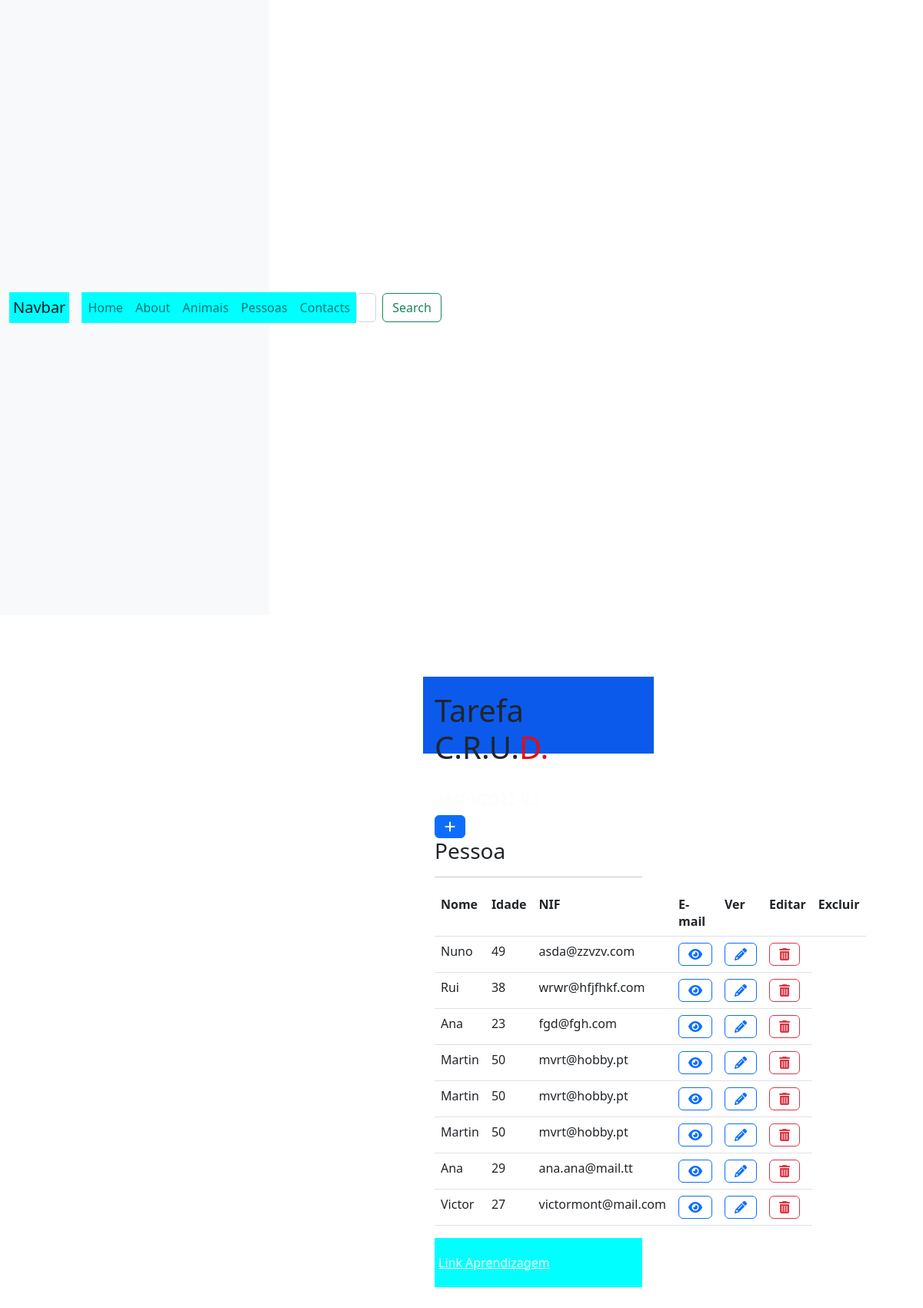
Before: /pessoa/lista/ with the older database file.
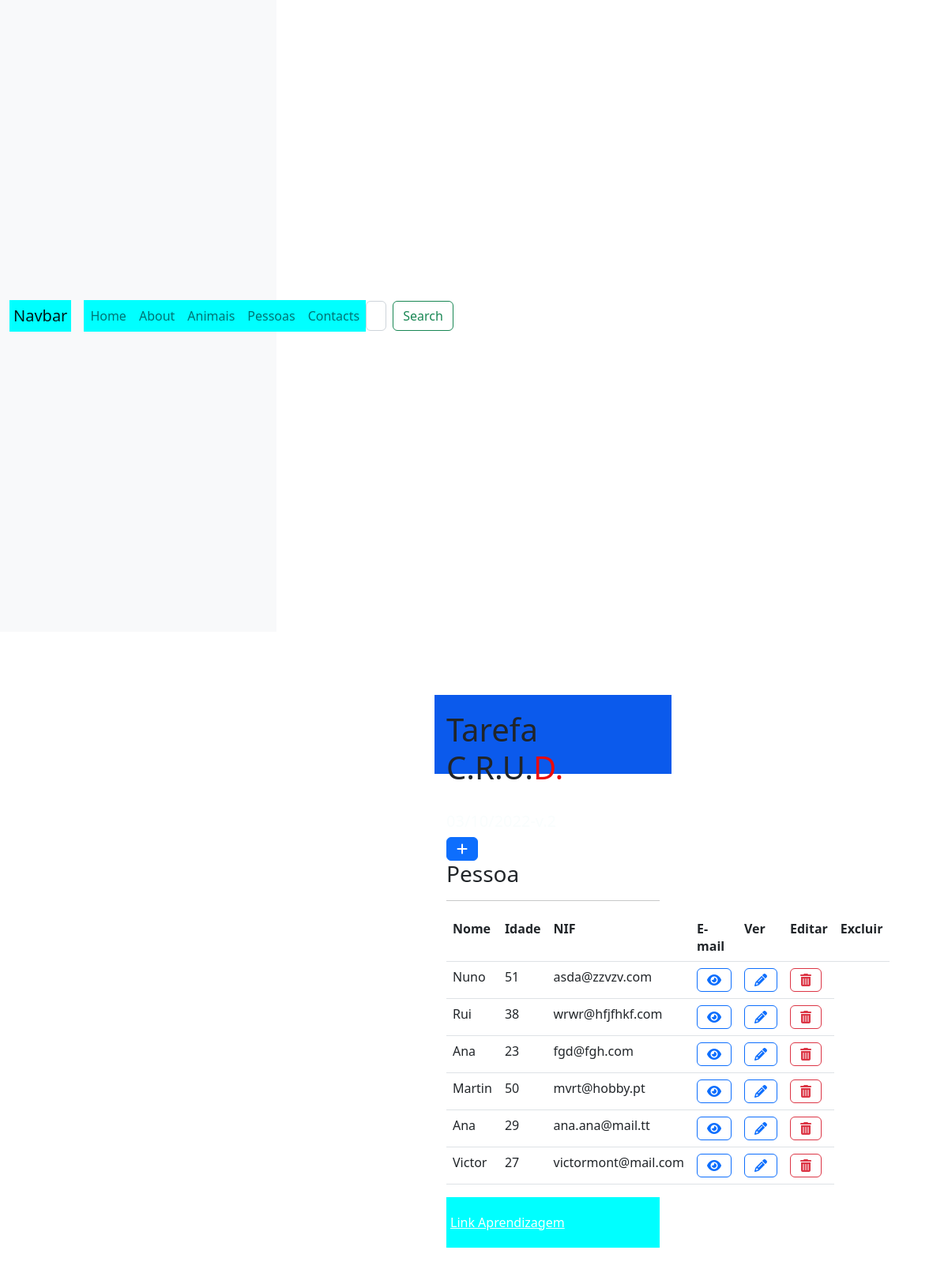
After: the same page with the newer database file.
### apps/pessoa/models.py (models this page shows, shortened)
class Pessoa(models.Model):
    nome = models.CharField(max_length=50)
    idade = models.IntegerField()
    nif = models.CharField(max_length=9)
    email = models.EmailField()

### apps/pessoa/views.py (the view)
# urls.py: path('lista/', PessoaListView.as_view(), name='lista'),
class PessoaListView(ListView):
    model = Pessoa

### apps/pessoa/templates/pessoa/pessoa_list.html
{% extends "base.html" %}
{% block content %}
<a class="btn btn-primary" href="{% url 'pessoa:novo' %}"><i class="fa-solid fa-plus"></i></a>
<table class="table">
    <h3>Pessoa</h3>
    <hr>
<tr>
    <th>Nome</th>
    <th>Idade</th>
    <th>NIF</th>
    <th>E-mail</th>
    <th>Ver</th>
    <th>Editar</th>
    <th>Excluir</th>
</tr>
{% for object in object_list %}
<tr>
    <td>{{ object.nome }}</td>
    <td>{{ object.idade }}</td>
    <td>{{ object.email }}</td>
    <td><a class="btn btn-outline-primary" href="{% url 'pessoa:detalhe' object.id %}"><i class="fa-solid fa-eye"></i></a></td>
    <td><a class="btn btn-outline-primary" href="{% url 'pessoa:atualizar' object.id %}"><i class="fa-solid fa-pencil"></td>
    <td><a class="btn btn-outline-danger" href="{% url 'pessoa:eliminar' object.id %}"><i class="fa-solid fa-trash-can"></td>
</tr>
{% endfor %}
</table>
{% endblock %}

Changed rows visible on the page:
removed Pessoa: nome "Martin", idade "50", email "mvrt@hobby.pt"
removed Pessoa: nome "Martin", idade "50", email "mvrt@hobby.pt"
changed Pessoa "Nuno": idade "49" → "51"
